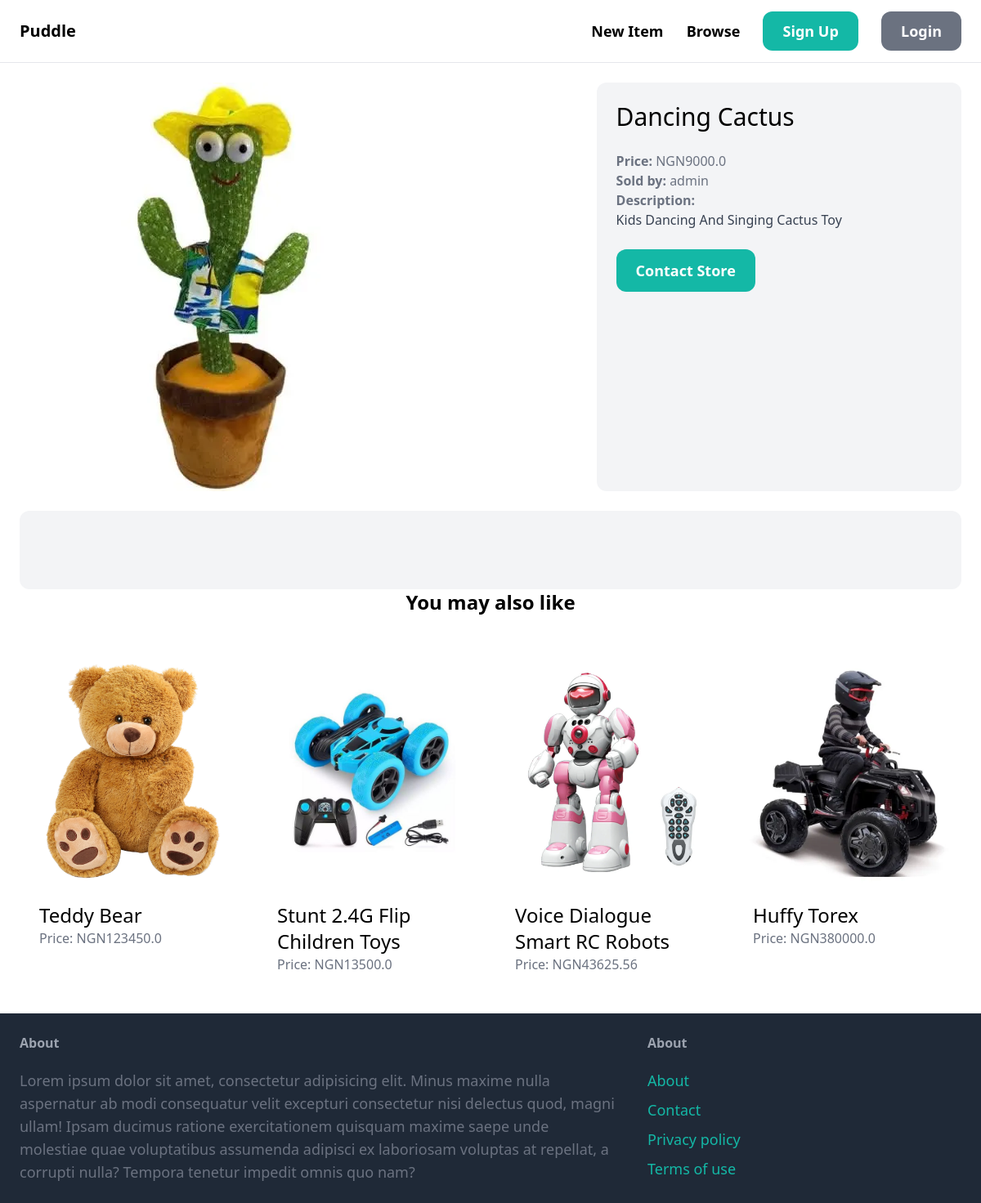
/items/5/, run on the app's committed database.
### item/models.py (models this page shows, shortened)
class Item(models.Model):
    category = models.ForeignKey(Category, related_name='items', on_delete=models.CASCADE)
    name = models.CharField(max_length=255)
    description = models.TextField(blank=True, null=True)
    price = models.FloatField()
    image = models.ImageField(upload_to='item_images', blank=True, null=True)
    is_sold = models.BooleanField(default=False)
    created_by = models.ForeignKey(User, related_name='items', on_delete=models.CASCADE)
    created_at = models.DateTimeField(auto_now_add=True)

### item/views.py (the view)
# urls.py: path('<int:pk>/', views.detail, name='detail'),
def detail(request, pk):
    item = get_object_or_404(Item, pk=pk)
    related_items = Item.objects.filter(category=item.category, is_sold=False).exclude(pk=pk)[0:4]
    return render(request, 'item/detail.html', {
        'item': item,
        'related_items': related_items,
    })

### item/templates/item/detail.html (shortened to what this page needs)
{% extends 'core/base.html' %}
{% block content %}
    <div class="grid grid-cols-5 gap-6">
        <div class="col-span-3">
            <img src="{{ item.image.url }}" alt="Item Image" class="rounded-xl">
        </div>
        <div class="col-span-2 p-6 bg-gray-100 rounded-xl">
            <h1 class="mb-6 text-3xl">{{ item.name }}</h1>
            <p class="text-gray-500"><strong>Price: </strong>NGN{{ item.price }}</p>
            <p class="text-gray-500"><strong>Sold by: </strong>{{ item.created_by }}</p>
            {% if item.description %}
                <p class="text-gray-700">
                    <strong class="text-gray-500">Description: </strong><br>
                    {{ item.description }}
                </p>
            {% endif %}
            <a href="#" class="inline-block mt-6 px-6 py-3 text-lg font-semibold bg-teal-500 text-white hover:bg-teal-700 rounded-xl">Contact Store</a>
        </div>
    </div>
    <div class="mt-6 px-6 py-12 bg-gray-100 rounded-xl"></div>
        <h2 class="mb-12 text-2xl text-center"><strong>You may also like</strong></h2>
        <div class="grid grid-cols-4 gap-3">
            {% for item in related_items %}
                <div>
                    <a href="{% url 'item:detail' item.id %}">
                        <div>
                            <img src="{{ item.image.url }}" class="rounded-t-xl" alt="Item Image">
                        </div>
                        <div class="p-6 bg-white rounded-b-xl">
                            <h2 class="text-2xl">{{ item.name }}</h2>
                            <p class="text-gray-500">Price: NGN{{ item.price }}</p>
                        </div>
                    </a>
                </div>
            {% endfor %}
        </div>
    </div>
{% endblock %}

### data on the page
Item: image (picture), name "Dancing Cactus", price "9000.0", created_by "admin", description "Kids Dancing And Singing Cactus Toy"
Item: image (picture), name "Teddy Bear", price "123450.0"
Item: image (picture), name "Stunt 2.4G Flip Children Toys", price "13500.0"
Item: image (picture), name "Voice Dialogue Smart RC Robots", price "43625.56"
Item: image (picture), name "Huffy Torex", price "380000.0"
